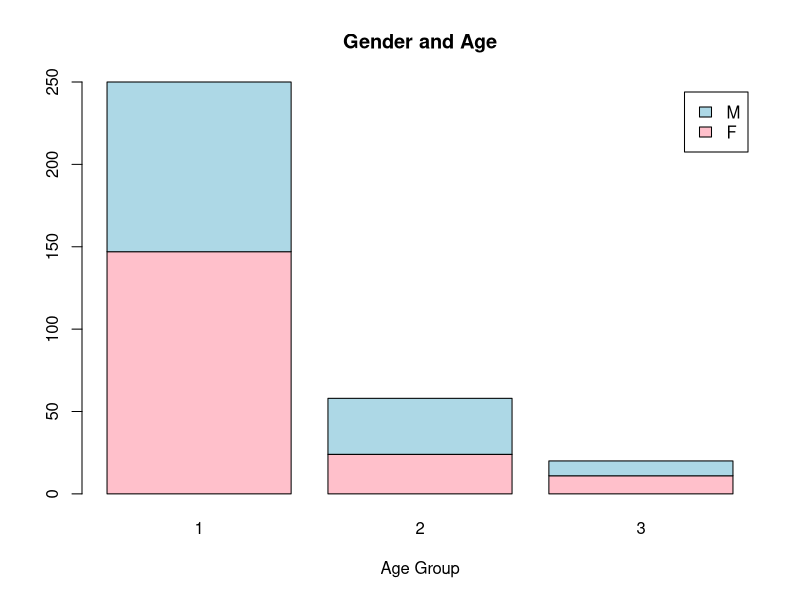
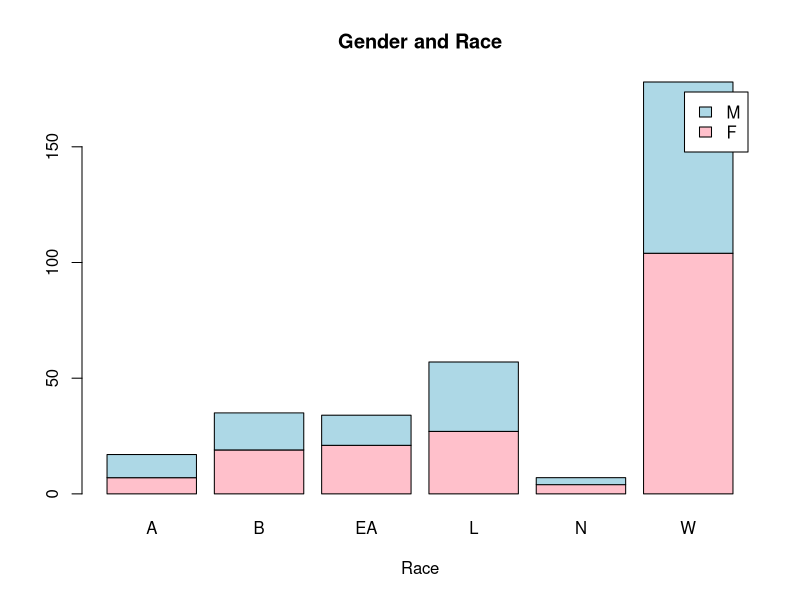

Write R code to recreate these figures, in order.
#Branch Demographics Updated 9-26-22
# I split the age groups into 1, 2, 3; 1= ages 18-24, 2=ages 25-55, 3=56+

library(ggplot2)
library(tidyr)
#setwd("/Users/stefanieflores/Desktop/MGH Branch/Branch")

##dat<- read.csv("BranchDemo.csv")
install.packages("xlsx")
library(readxl)
##BranchDemo <- read_excel("BranchDemo.xlsx")
## I also included the ability to like read the excel... but It's the exact same data as the csv
##View(BranchDemo) 
## Remove ## from 13 to see Raw Data if wanted

dat <- read.csv("BranchDemo.csv")

## dim(dat) tells you how many data points/ people are in this so far
dim(dat)

## class(dat$x) just tells you the type of data markings I used to store these; feel free to delete # to check
#class(dat$Gender)
#class(dat$Race)
#class(dat$Age)

dat$Race <- as.factor(dat$Race)
Race <- levels(dat$Race)
Race

# W=White, B=Black, L=Latino, EA= East Asian, A= Asian, N= North African/ Middle Eastern
A<-length(dat$Race[dat$Race==Race[1]])
B<-length(dat$Race[dat$Race==Race[2]])
EA<-length(dat$Race[dat$Race==Race[3]])
L<-length(dat$Race[dat$Race==Race[4]])
N<-length(dat$Race[dat$Race==Race[5]])
W<-length(dat$Race[dat$Race==Race[6]])

#How Many Members of Each Race?
Race.obs <- data.frame(Race=Race,n=c(A,B,EA,L,N,W))
Race.obs

library(tidyverse)
dat %>%
  group_by(Race) %>%summarise(n = n())
dat %>%
  group_by(Age) %>%summarise(n = n())
dat %>%
  group_by(Gender) %>%summarise(n = n())

# Categories We Actually Want to See (R,G,A)
dat %>% 
  count(Race,Gender,Age) %>%
  print() %>%
  count(Race,name = "n.Gender")

# Race and Age Data
dat %>% 
  count(Race,Age) %>%
  print() %>%
  count(Race,name = "n.Age")

# Stacked Bar Plot with Colors and Legend For Gender and Age
counts <- table(dat$Gender, dat$Age)
barplot(counts, main="Gender and Age",
        xlab="Age Group", col=c("Pink","LightBlue"),
        legend = rownames(counts))

# Stacked Bar Plot with Colors and Legend For Gender and Race
counts <- table(dat$Gender, dat$Race)
barplot(counts, main="Gender and Race",
        xlab="Race", col=c("Pink","LightBlue"),
        legend = rownames(counts))

